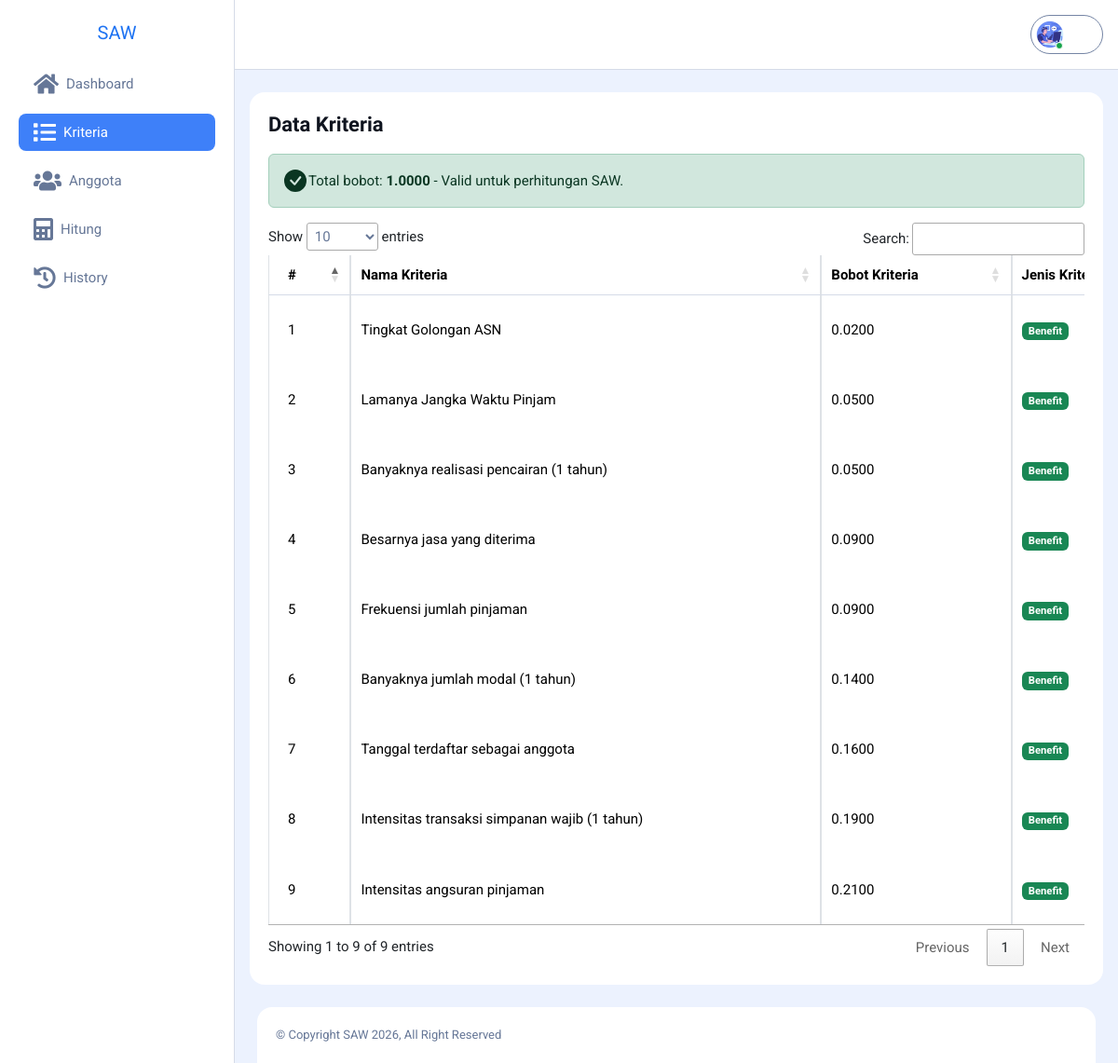
The page /views/kriteria.php (signed in) on the database its author committed.
### tables this page shows
CREATE TABLE `kriteria` (
  `id_kriteria` int(11) NOT NULL,
  `nama_kriteria` varchar(255) NOT NULL,
  `bobot` float NOT NULL,
  `jenis` varchar(10) NOT NULL
);

### views/kriteria.php (the view, shortened to what this page needs)
<?php
include '../config/database.php';
$totalBobotQuery = "SELECT ROUND(SUM(bobot), 4) AS total_bobot FROM kriteria";
$totalBobotResult = mysqli_query($conn, $totalBobotQuery);
$totalBobotData = mysqli_fetch_assoc($totalBobotResult);
$totalBobot = (float) $totalBobotData['total_bobot'];
$bobotValid = abs($totalBobot - 1.0) < 0.0001;
?>
<!DOCTYPE html>
<html lang="en">
<head>
    <link rel="stylesheet" href="../assets/css/bootstrap.min.css">
    <link rel="stylesheet" href="https://cdn.datatables.net/1.11.5/css/jquery.dataTables.min.css">
    <link rel="stylesheet" href="../assets/css/jquery-ui.css">
    <link rel="stylesheet" href="../assets/css/main.css">
</head>
<body>
    <?php include 'partials/sidebar.php'?>
    <div class="dashboard-main-wrapper">
        <?php include 'partials/topnavbar.php'?>
        <div class="dashboard-body">
            <div class="row gy-4">
                <div class="col-lg-12">
                    <div class="card">
                        <div class="card-body">
                            <h4>Data Kriteria</h4>
                            <?php if (!$bobotValid) : ?>
                            <div class="alert alert-warning d-flex align-items-center" role="alert">
                                <svg xmlns="http://www.w3.org/2000/svg" width="24" height="24" fill="currentColor" class="bi bi-exclamation-triangle-fill flex-shrink-0 me-2" viewBox="0 0 16 16">
                                    <path d="M8.982 1.566a1.13 1.13 0 0 0-1.96 0L.165 13.233c-.457.778.091 1.767.98 1.767h13.713c.889 0 1.438-.99.98-1.767L8.982 1.566zM8 5c.535 0 .954.462.9.995l-.35 3.507a.552.552 0 0 1-1.1 0L7.1 5.995A.905.905 0 0 1 8 5zm.002 6a1 1 0 1 1 0 2 1 1 0 0 1 0-2z"/>
                                </svg>
                                <div>
                                    <strong>Peringatan!</strong> Total bobot saat ini: <strong><?php echo number_format($totalBobot, 4); ?></strong>. Bobot harus sama dengan 1 untuk perhitungan SAW.
                                </div>
                            </div>
                            <?php else : ?>
                            <div class="alert alert-success d-flex align-items-center" role="alert">
                                <div>
                                    Total bobot: <strong><?php echo number_format($totalBobot, 4); ?></strong> - Valid untuk perhitungan SAW.
                                </div>
                            </div>
                            <?php endif; ?>
                            <div class="table-responsive">
                                <table class="table table-bordered" id="dataTable">
                                    <thead>
                                        <tr>
                                            <th>#</th>
                                            <th>Nama Kriteria</th>
                                            <th>Bobot Kriteria</th>
                                            <th>Jenis Kriteria</th>
                                        </tr>
                                    </thead>
                                    <tbody>
                                        <?php
                                        $no = 1;
                                        $get_data = mysqli_query($conn, "SELECT * FROM kriteria ORDER BY id_kriteria ASC");
                                        while($display = mysqli_fetch_assoc($get_data)) :
                                            $nama = htmlspecialchars($display['nama_kriteria']);
                                            $bobot = htmlspecialchars($display['bobot']);
                                            $jenis = htmlspecialchars($display['jenis']);
                                    ?>
                                        <tr>
                                            <td><?php echo $no; ?></td>
                                            <td><?php echo $nama; ?></td>
                                            <td><?php echo number_format((float)$bobot, 4); ?></td>
                                            <td>
                                                <span class="badge bg-<?php echo $jenis === 'Benefit' ? 'success' : 'danger'; ?>">
                                                    <?php echo $jenis; ?>
                                                </span>
                                            </td>
                                        </tr>
                                        <?php
                                        $no++;
                                        endwhile;
                                    ?>
                                    </tbody>
                                </table>
                            </div>
                        </div>
                    </div>
                </div>
            </div>
        </div>
        <?php include 'partials/footer.php' ?>
    </div>
</body>
</html>

### rows shown on the page
kriteria: nama_kriteria "Tingkat Golongan ASN", bobot "0.0200", jenis "Benefit"
kriteria: nama_kriteria "Lamanya Jangka Waktu Pinjam", bobot "0.0500", jenis "Benefit"
kriteria: nama_kriteria "Banyaknya realisasi pencairan (1 tahun)", bobot "0.0500", jenis "Benefit"
kriteria: nama_kriteria "Besarnya jasa yang diterima", bobot "0.0900", jenis "Benefit"
kriteria: nama_kriteria "Frekuensi jumlah pinjaman", bobot "0.0900", jenis "Benefit"
kriteria: nama_kriteria "Banyaknya jumlah modal (1 tahun)", bobot "0.1400", jenis "Benefit"
kriteria: nama_kriteria "Tanggal terdaftar sebagai anggota", bobot "0.1600", jenis "Benefit"
kriteria: nama_kriteria "Intensitas transaksi simpanan wajib (1 tahun)", bobot "0.1900", jenis "Benefit"
kriteria: nama_kriteria "Intensitas angsuran pinjaman", bobot "0.2100", jenis "Benefit"

### other values the page prints
$totalBobot "1.0000"
